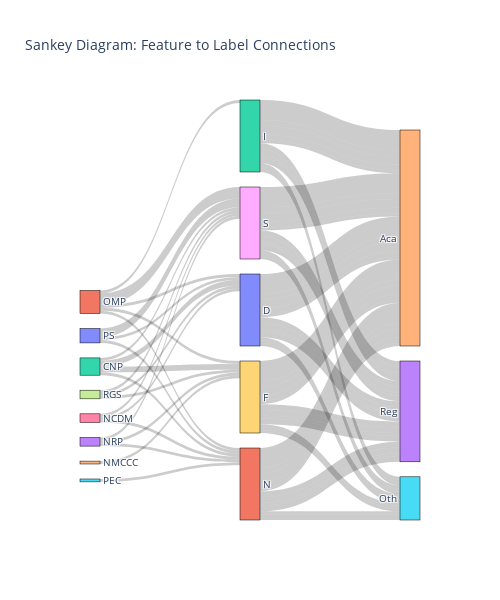

Notebook code cell kept with this figure:
### Code cell
import pandas as pd
import plotly.graph_objects as go

# Load data
data = pd.read_csv("csv/sankey_assignment.csv")

# Define the labels for the features, central nodes (S, I, D, F, N), and final categories (Reg, Aca, Oth)
feature_labels = ['PS', 'OMP', 'CNP', 'NRP', 'NMCCC', 'PEC', 'NCDM', 'RGS']
central_labels = ['S', 'F', 'D', 'N', 'I']
final_labels = ['Reg', 'Aca', 'Oth']

# Complete list of all nodes
labels = feature_labels + central_labels + final_labels

# Mapping for node indices
label_dict = {label: i for i, label in enumerate(labels)}

# Define sources, targets, and values for the Sankey diagram
sources = []
targets = []
values = []

# Map 'LABEL' column to central nodes
for index, row in data.iterrows():
    label = row['LABEL']  # 'LABEL' contains the central node values (S, F, D, N, I)
    
    # Connect the feature columns to central nodes (S, I, D, F, N)
    for feature in feature_labels:
        sources.append(label_dict[feature])
        targets.append(label_dict[label])  # Map the label to central node
        values.append(row[feature])

# Connect central nodes (S, I, D, F, N) to the final labels (Reg, Aca, Oth)
for index, row in data.iterrows():
    label = row['LABEL']  # 'LABEL' contains the central node values (S, F, D, N, I)
    
    for central in central_labels:
        for final in final_labels:
            sources.append(label_dict[central])
            targets.append(label_dict[final])
            values.append(row[final])

# Create the Sankey diagram
fig = go.Figure(go.Sankey(
    node=dict(
        pad=15,
        thickness=20,
        line=dict(color="black", width=0.5),
        label=labels
    ),
    link=dict(
        source=sources,
        target=targets,
        value=values
    )
))

# Adjust the layout
fig.update_layout(
    title_text="Sankey Diagram: Feature to Label Connections",
    font_size=10,
    width=500,
    height=600
)

fig.show()

### Figure 1 — Plotly figure (JSON) as saved in the notebook; plotly's stock layout.template omitted (floating-point values rounded to 4 significant figures)
{"data": [{"link": {"source": [0, 1, 2, 3, 4, 5, 6, 7, 0, 1, 2, 3, 4, 5, 6, 7, 0, 1, 2, 3, 4, 5, 6, 7, 0, 1, 2, 3, 4, 5, 6, 7, 0, 1, 2, 3, 4, 5, 6, 7, 8, 8, 8, 9, 9, 9, 10, 10, 10, 11, 11, 11, 12, 12, 12, 8, 8, 8, 9, 9, 9, 10, 10, 10, 11, 11, 11, 12, 12, 12, 8, 8, 8, 9, 9, 9, 10, 10, 10, 11, 11, 11, 12, 12, 12, 8, 8, 8, 9, 9, 9, 10, 10, 10, 11, 11, 11, 12, 12, 12, 8, 8, 8, 9, 9, 9, 10, 10, 10, 11, 11, 11, 12, 12, 12], "target": [8, 8, 8, 8, 8, 8, 8, 8, 9, 9, 9, 9, 9, 9, 9, 9, 10, 10, 10, 10, 10, 10, 10, 10, 11, 11, 11, 11, 11, 11, 11, 11, 12, 12, 12, 12, 12, 12, 12, 12, 13, 14, 15, 13, 14, 15, 13, 14, 15, 13, 14, 15, 13, 14, 15, 13, 14, 15, 13, 14, 15, 13, 14, 15, 13, 14, 15, 13, 14, 15, 13, 14, 15, 13, 14, 15, 13, 14, 15, 13, 14, 15, 13, 14, 15, 13, 14, 15, 13, 14, 15, 13, 14, 15, 13, 14, 15, 13, 14, 15, 13, 14, 15, 13, 14, 15, 13, 14, 15, 13, 14, 15, 13, 14, 15], "value": [3, 4, 1, 1, 0, 0, 1, 1, 0, 1, 2, 1, 1, 0, 0, 1, 1, 1, 2, 0, 0, 0, 1, 1, 1, 1, 1, 1, 0, 1, 1, 0, 0, 1, 0, 0, 0, 0, 0, 0, 2, 7, 1, 2, 7, 1, 2, 7, 1, 2, 7, 1, 2, 7, 1, 2, 2, 0, 2, 2, 0, 2, 2, 0, 2, 2, 0, 2, 2, 0, 1, 3, 1, 1, 3, 1, 1, 3, 1, 1, 3, 1, 1, 3, 1, 2, 2, 1, 2, 2, 1, 2, 2, 1, 2, 2, 1, 2, 2, 1, 0, 1, 0, 0, 1, 0, 0, 1, 0, 0, 1, 0, 0, 1, 0]}, "node": {"label": ["PS", "OMP", "CNP", "NRP", "NMCCC", "PEC", "NCDM", "RGS", "S", "F", "D", "N", "I", "Reg", "Aca", "Oth"], "line": {"color": "black", "width": 0.5}, "pad": 15, "thickness": 20}, "type": "sankey"}], "layout": {"font": {"size": 10}, "height": 600, "title": {"text": "Sankey Diagram: Feature to Label Connections"}, "width": 500}}
